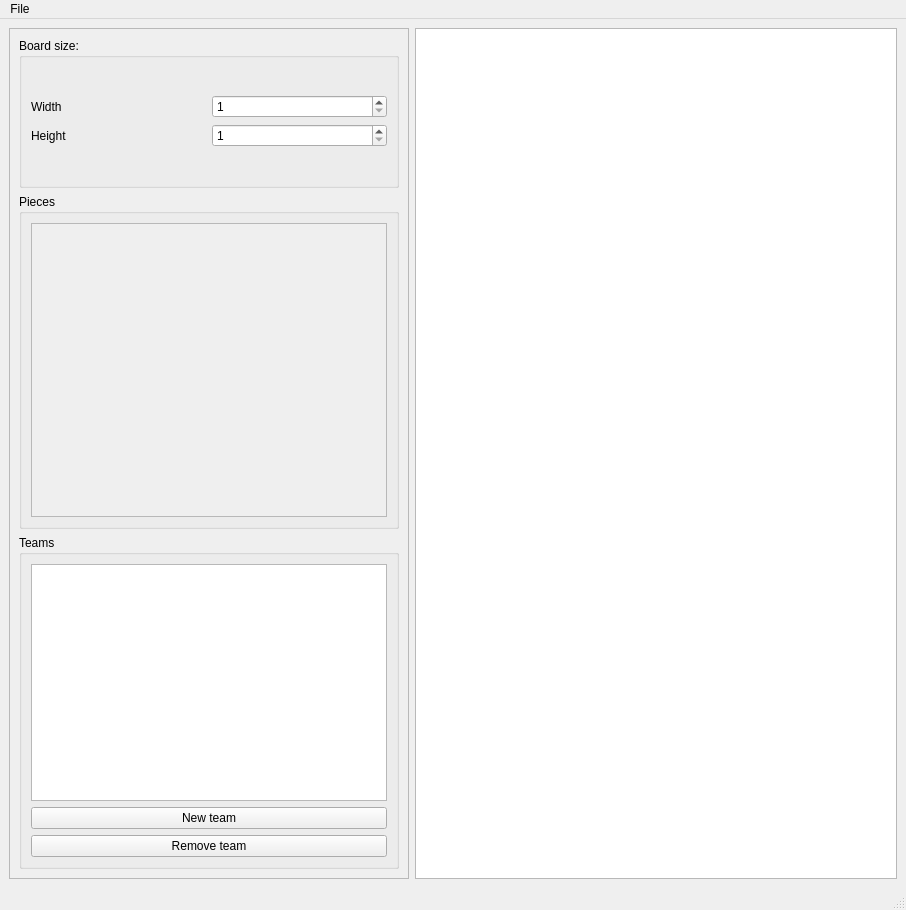
<?xml version="1.0" encoding="UTF-8"?>
<ui version="4.0">
 <class>BoardEditor</class>
 <widget class="QMainWindow" name="BoardEditor">
  <property name="geometry">
   <rect>
    <x>0</x>
    <y>0</y>
    <width>906</width>
    <height>910</height>
   </rect>
  </property>
  <property name="windowTitle">
   <string>Board Editor</string>
  </property>
  <widget class="QWidget" name="centralwidget">
   <layout class="QVBoxLayout" name="verticalLayout">
    <item>
     <layout class="QGridLayout" name="gridLayout">
      <item row="1" column="1">
       <widget class="QGraphicsView" name="BoardCanva"/>
      </item>
      <item row="1" column="0">
       <widget class="QScrollArea" name="ControlsScroll">
        <property name="minimumSize">
         <size>
          <width>400</width>
          <height>0</height>
         </size>
        </property>
        <property name="maximumSize">
         <size>
          <width>400</width>
          <height>16777215</height>
         </size>
        </property>
        <property name="verticalScrollBarPolicy">
         <enum>Qt::ScrollBarPolicy::ScrollBarAsNeeded</enum>
        </property>
        <property name="horizontalScrollBarPolicy">
         <enum>Qt::ScrollBarPolicy::ScrollBarAsNeeded</enum>
        </property>
        <property name="sizeAdjustPolicy">
         <enum>QAbstractScrollArea::SizeAdjustPolicy::AdjustToContentsOnFirstShow</enum>
        </property>
        <property name="widgetResizable">
         <bool>true</bool>
        </property>
        <widget class="QWidget" name="scrollContent">
         <property name="geometry">
          <rect>
           <x>0</x>
           <y>0</y>
           <width>398</width>
           <height>840</height>
          </rect>
         </property>
         <layout class="QVBoxLayout" name="verticalLayout_4">
          <item>
           <layout class="QVBoxLayout" name="scrollBox">
            <item>
             <widget class="QGroupBox" name="BoardSizeBox">
              <property name="minimumSize">
               <size>
                <width>0</width>
                <height>150</height>
               </size>
              </property>
              <property name="maximumSize">
               <size>
                <width>16777215</width>
                <height>150</height>
               </size>
              </property>
              <property name="title">
               <string>Board size:</string>
              </property>
              <layout class="QVBoxLayout" name="verticalLayout_7">
               <item>
                <layout class="QVBoxLayout" name="verticalLayout_2">
                 <item>
                  <layout class="QHBoxLayout" name="WidthLayout">
                   <item>
                    <widget class="QLabel" name="label_width">
                     <property name="text">
                      <string>Width</string>
                     </property>
                    </widget>
                   </item>
                   <item>
                    <widget class="QSpinBox" name="spinBox_width">
                     <property name="minimum">
                      <number>1</number>
                     </property>
                     <property name="maximum">
                      <number>500</number>
                     </property>
                    </widget>
                   </item>
                  </layout>
                 </item>
                 <item>
                  <layout class="QHBoxLayout" name="HeightLayout">
                   <item>
                    <widget class="QLabel" name="label_height">
                     <property name="text">
                      <string>Height</string>
                     </property>
                    </widget>
                   </item>
                   <item>
                    <widget class="QSpinBox" name="spinBox_height">
                     <property name="minimum">
                      <number>1</number>
                     </property>
                     <property name="maximum">
                      <number>500</number>
                     </property>
                    </widget>
                   </item>
                  </layout>
                 </item>
                </layout>
               </item>
              </layout>
             </widget>
            </item>
            <item>
             <widget class="QGroupBox" name="PiecesBox">
              <property name="title">
               <string>Pieces</string>
              </property>
              <layout class="QVBoxLayout" name="verticalLayout_5">
               <item>
                <widget class="QScrollArea" name="PiecesScroll">
                 <property name="sizeAdjustPolicy">
                  <enum>QAbstractScrollArea::SizeAdjustPolicy::AdjustToContents</enum>
                 </property>
                 <property name="widgetResizable">
                  <bool>true</bool>
                 </property>
                 <widget class="QWidget" name="scrollAreaWidgetContents_2">
                  <property name="enabled">
                   <bool>true</bool>
                  </property>
                  <property name="geometry">
                   <rect>
                    <x>0</x>
                    <y>0</y>
                    <width>352</width>
                    <height>281</height>
                   </rect>
                  </property>
                  <property name="sizePolicy">
                   <sizepolicy hsizetype="Expanding" vsizetype="Expanding">
                    <horstretch>0</horstretch>
                    <verstretch>0</verstretch>
                   </sizepolicy>
                  </property>
                  <layout class="QVBoxLayout" name="verticalLayout_3">
                   <item>
                    <layout class="QVBoxLayout" name="PiecesContainer">
                     <property name="sizeConstraint">
                      <enum>QLayout::SizeConstraint::SetNoConstraint</enum>
                     </property>
                     <property name="leftMargin">
                      <number>5</number>
                     </property>
                     <property name="topMargin">
                      <number>5</number>
                     </property>
                     <property name="rightMargin">
                      <number>5</number>
                     </property>
                     <property name="bottomMargin">
                      <number>10</number>
                     </property>
                    </layout>
                   </item>
                  </layout>
                 </widget>
                </widget>
               </item>
              </layout>
             </widget>
            </item>
            <item>
             <widget class="QGroupBox" name="TeamsBox">
              <property name="sizePolicy">
               <sizepolicy hsizetype="Minimum" vsizetype="Preferred">
                <horstretch>0</horstretch>
                <verstretch>0</verstretch>
               </sizepolicy>
              </property>
              <property name="minimumSize">
               <size>
                <width>0</width>
                <height>0</height>
               </size>
              </property>
              <property name="title">
               <string>Teams</string>
              </property>
              <property name="flat">
               <bool>false</bool>
              </property>
              <property name="checkable">
               <bool>false</bool>
              </property>
              <layout class="QVBoxLayout" name="verticalLayout_6">
               <item>
                <widget class="QListWidget" name="TeamsList">
                 <property name="spacing">
                  <number>10</number>
                 </property>
                 <property name="wordWrap">
                  <bool>true</bool>
                 </property>
                </widget>
               </item>
               <item>
                <layout class="QVBoxLayout" name="TeamsLayout">
                 <item>
                  <widget class="QPushButton" name="newTeamButton">
                   <property name="text">
                    <string>New team</string>
                   </property>
                  </widget>
                 </item>
                 <item>
                  <widget class="QPushButton" name="removeTeamButton">
                   <property name="text">
                    <string>Remove team</string>
                   </property>
                  </widget>
                 </item>
                </layout>
               </item>
              </layout>
             </widget>
            </item>
           </layout>
          </item>
         </layout>
        </widget>
       </widget>
      </item>
     </layout>
    </item>
   </layout>
  </widget>
  <widget class="QMenuBar" name="menubar">
   <property name="geometry">
    <rect>
     <x>0</x>
     <y>0</y>
     <width>906</width>
     <height>24</height>
    </rect>
   </property>
   <widget class="QMenu" name="menuFile">
    <property name="title">
     <string>File</string>
    </property>
    <addaction name="actionSave"/>
    <addaction name="actionLoad"/>
    <addaction name="actionNew"/>
   </widget>
   <addaction name="menuFile"/>
  </widget>
  <widget class="QStatusBar" name="statusbar"/>
  <action name="actionSave">
   <property name="text">
    <string>Save</string>
   </property>
  </action>
  <action name="actionLoad">
   <property name="text">
    <string>Load</string>
   </property>
  </action>
  <action name="actionNew">
   <property name="text">
    <string>New</string>
   </property>
  </action>
 </widget>
 <resources/>
 <connections/>
</ui>
